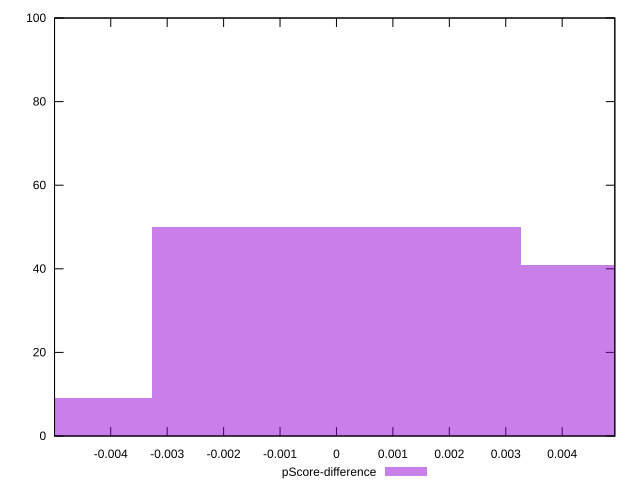

The script that saved this image:
reset

$pScoreDifference <<EOF
0 50
0.006528478410384756 41
-0.006528478410384756 9
EOF

set key outside below
set boxwidth 0.006528478410384756
set xrange [-0.0049960498753245375:0.004932663186267616]
set yrange [0:100]
set trange [0:100]
set style fill transparent solid 0.5 noborder
set terminal svg size 640, 490 enhanced background rgb 'white'
set output "report_00014_2021-02-09T15:56:05.503Z/first-contentful-paint/samples/pages+cached+noadtech+nomedia+nocss/pScore-difference/histogram.svg"

plot $pScoreDifference title "pScore-difference" with boxes

reset
